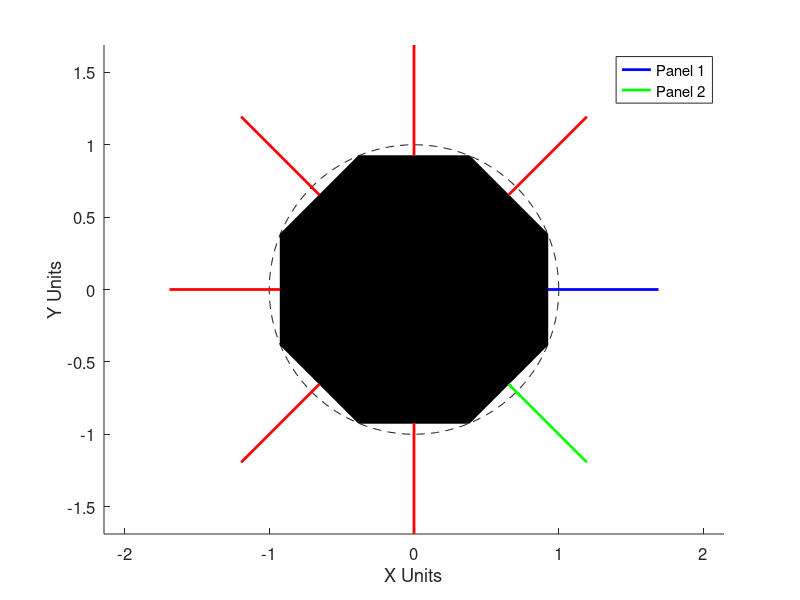

This chart was generated by the following MATLAB code:
% PANEL METHOD GEOMETRY
clear;
clc;

%% CREATE/LOAD GEOMETRY

% Load circle or airfoil
% load = 'Airfoil';                                                           % Use the airfoil geometry
load = 'Circle';                                                            % Use the circle geometry
AoA  = 0;                                                                   % Angle of attack [deg]

if (strcmpi(load,'Airfoil'))                                                % If airfoil is to be loaded
    fileName = 'goe623';                                                    % Specify the airfoil filename
    [XB,YB]  = LOAD_AIRFOIL_SELIG(fileName);                                % Load X and Y data points of airfoil
elseif (strcmpi(load,'Circle'))                                             % If circle is to be used
    numB = 9;                                                               % Number of boundary points (including endpt)
    tO   = 22.5;                                                            % Boundary point angle offset [deg]
    
    % Angles used to compute boundary points
    theta = linspace(0,360,numB)';                                          % Create angles for computing boundary point locations [deg]
    theta = theta + tO;                                                     % Add angle offset [deg]
    theta = theta*(pi/180);                                                 % Convert from degrees to radians [rad]
    
    % Boundary points
    XB = cos(theta);                                                        % Compute boundary point X-value (radius of 1)
    YB = sin(theta);                                                        % Compute boundary point Y-value (radius of 1)
end

% Number of panels
numPan = length(XB)-1;                                                      % Number of panels

% Check for direction of points
edge = zeros(numPan,1);                                                     % Initialize edge value array
for i = 1:1:numPan                                                          % Loop over all panels
    edge(i) = (XB(i+1)-XB(i))*(YB(i+1)+YB(i));                              % Compute edge value
end
sumEdge = sum(edge);                                                        % Sum of all edge values

% If panels are CCW, flip them (don't if CW)
if (sumEdge < 0)                                                            % If panels are CCW
    fprintf('Points are counter-clockwise.  Flipping.\n');                  % Display message
    XB = flipud(XB);                                                        % Flip the X-data array
    YB = flipud(YB);                                                        % Flip the Y-data array
elseif (sumEdge > 0)                                                        % If the panels are CW already
    fprintf('Points are clockwise.  Not flipping.\n');                      % Display message
end

%% COMPUTE GEOMETRIC VARIABLES

% Find geometric quantities of airfoil
XC   = zeros(numPan,1);                                                     % Initialize control point X-coordinate array
YC   = zeros(numPan,1);                                                     % Initialize control point Y-coordinate array
S    = zeros(numPan,1);                                                     % Initialize panel length array
phiD = zeros(numPan,1);                                                     % Initialize panel orientation angle array [deg]
for i = 1:1:numPan                                                          % Loop over all panels
    XC(i)   = 0.5*(XB(i)+XB(i+1));                                          % X-value of control point
    YC(i)   = 0.5*(YB(i)+YB(i+1));                                          % Y-value of control point
    dx      = XB(i+1)-XB(i);                                                % Change in X between boundary points
    dy      = YB(i+1)-YB(i);                                                % Change in Y between boundary points
    S(i)    = (dx^2 + dy^2)^0.5;                                            % Length of the panel
	phiD(i) = atan2d(dy,dx);                                                % Angle of the panel (right horizontal to inside face)
    if (phiD(i) < 0)                                                        % Make all angles positive
        phiD(i) = phiD(i) + 360;                                            % Add 360 degrees to angle
    end
end

% Compute angle of panel normal w.r.t horizontal and include AoA
deltaD             = phiD + 90;                                             % Angle of panel normal
betaD              = deltaD - AoA;                                          % Angle of panel normal and AoA [deg]
betaD(betaD > 360) = betaD(betaD > 360) - 360;                              % Make sure angles aren't greater than 360 [deg]

%% PLOTTING

T = linspace(0,360,1000)';                                                  % Angle array to compute dashed circle
x = cosd(T);                                                                % Circle X points
y = sind(T);                                                                % Circle Y points

% Plot shape polygon with panel normal vectors
figure(21);                                                                 % Create figure
cla; hold on; grid off;                                                     % Get ready for plotting
set(gcf,'Color','White');                                                   % Set color to white
set(gca,'FontSize',12);                                                     % Set font size
fill(XB,YB,'k');                                                            % Plot polygon
if (strcmpi(load,'Circle'))                                                 % If circle is selected
    plot(x,y,'k--');                                                        % Plot dashed actual circle
end
for i = 1:1:numPan                                                          % Loop over all panels
    X(1) = XC(i);                                                           % Panel starting X point
    X(2) = XC(i) + S(i)*cosd(deltaD(i));                                    % Panel ending X point
    Y(1) = YC(i);                                                           % Panel starting Y point
    Y(2) = YC(i) + S(i)*sind(deltaD(i));                                    % Panel ending Y point
    if (i == 1)                                                             % For first panel
        p1 = plot(X,Y,'b-','LineWidth',2);                                  % Plot first panel normal vector
    elseif (i == 2)                                                         % For second panel
        p2 = plot(X,Y,'g-','LineWidth',2);                                  % Plot second panel normal vector
    else                                                                    % For every other panel
        plot(X,Y,'r-','LineWidth',2);                                       % Plot panel normal vector
    end
end
legend([p1,p2],{'Panel 1','Panel 2'});                                      % Add legend
xlabel('X Units');                                                          % Set X-label
ylabel('Y Units');                                                          % Set Y-label
axis equal;                                                                 % Set axes equal
zoom reset;                                                                 % Reset zoom


